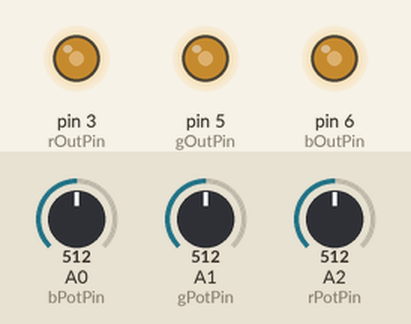
This sketch was run on a simulated Arduino Uno, built with avr-gcc and run on an emulated ATmega328P. On the bench: output pins drawn as LEDs (lit = HIGH). Inputs (shaded band) come from the test bench; at power-on: A0 (bPotPin) = 512, A1 (gPotPin) = 512, A2 (rPotPin) = 512.

Above: at 1.2 s.
1.3 s: A0 (bPotPin) set to 716
At 2.1 s:
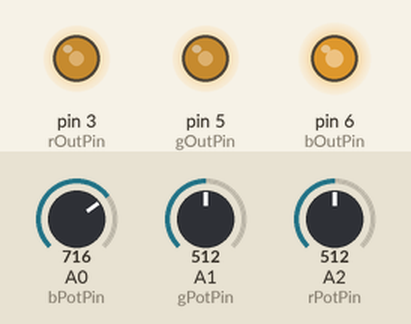
2.8 s: A1 (gPotPin) set to 716
At 3.3 s:
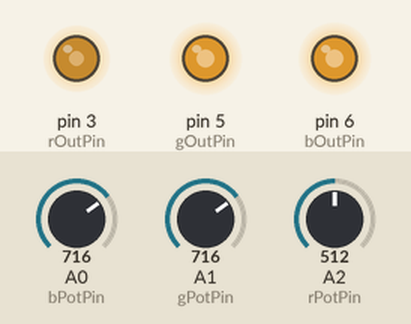
4.3 s: A2 (rPotPin) set to 716
At 5.5 s:
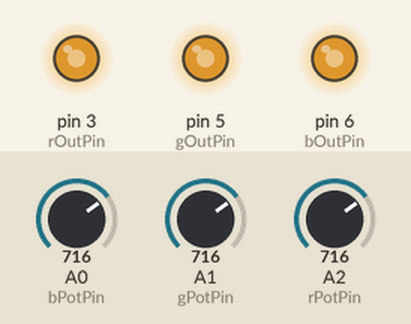
5.8 s: A0 (bPotPin) set to 900
At 6.7 s:
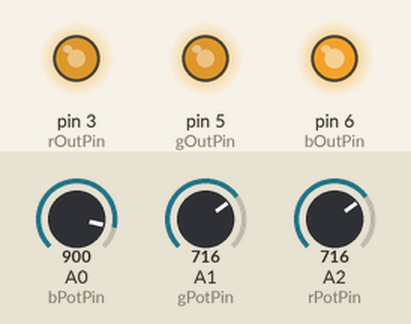
7.3 s: A1 (gPotPin) set to 900
At 7.9 s:
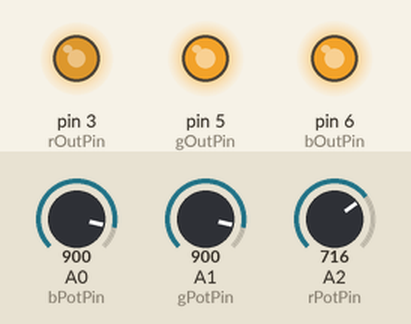
8.8 s: A2 (rPotPin) set to 900
At 10.2 s:
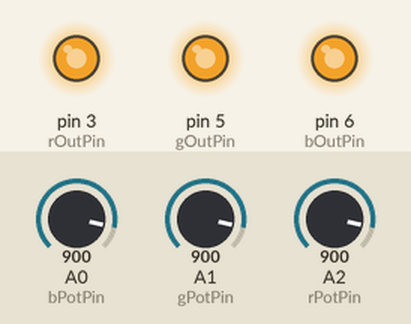
Timing chart, 0 to 11.3 s (numbered marks = the images above; inputs shaded):
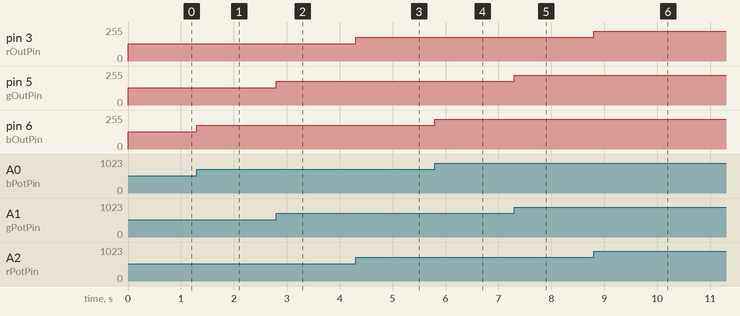

The sketch:

Arduino-RGB-LED-Strip-Controller_jan31a.ino
```cpp
int const rPotPin = A2;
int const gPotPin = A1;
int const bPotPin = A0;

int const rOutPin = 3;
int const gOutPin = 5;
int const bOutPin = 6;

int rVal;
int gVal;
int bVal;

void setup()
{
  pinMode(rOutPin, OUTPUT);
  pinMode(gOutPin, OUTPUT);
  pinMode(bOutPin, OUTPUT);
}

void loop()
{
  rVal = analogRead(rPotPin) / 4;
  gVal = analogRead(gPotPin) / 4;
  bVal = analogRead(bPotPin) / 4;

  analogWrite(rOutPin, rVal);
  analogWrite(gOutPin, gVal);
  analogWrite(bOutPin, bVal);
}
```

Measured:
- after the input at 1.3 s, pin 6 (bOutPin): 128/255 → 179/255 at once
- after the input at 2.8 s, pin 5 (gOutPin): 128/255 → 179/255 at once
- after the input at 4.3 s, pin 3 (rOutPin): 128/255 → 179/255 at once
- after the input at 5.8 s, pin 6 (bOutPin): 179/255 → 225/255 at once
- after the input at 7.3 s, pin 5 (gOutPin): 179/255 → 225/255 at once
- after the input at 8.8 s, pin 3 (rOutPin): 179/255 → 225/255 at once
